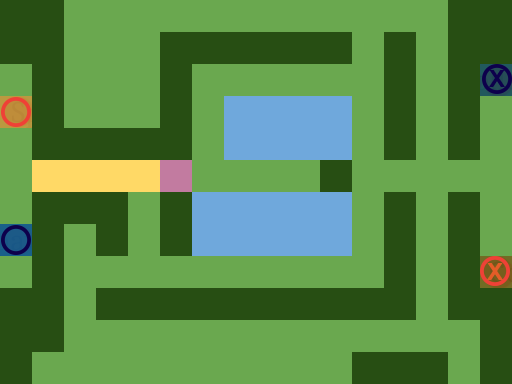

Below is a game level as drawn by its tile map, then a one-line description and the .tmx file that defines it, in full:
An orthogonal 16x12 tile map with 32x32 px tiles, 3 tile layers (Ground, Obstacles, Objects), 1 hidden layer not drawn.

<map version="1.0" orientation="orthogonal" renderorder="right-down" width="16" height="12" tilewidth="32" tileheight="32" nextobjectid="1">
 <tileset firstgid="1" name="TilesetPlaceholder" tilewidth="32" tileheight="32" tilecount="240" columns="10">
  <image source="../Tileset.png" width="320" height="768" />
 </tileset>
 <layer name="Ground" width="16" height="12">
  <data encoding="csv">
1,1,1,1,1,1,1,1,1,1,1,1,1,1,1,1,
1,1,1,1,1,1,1,1,1,1,1,1,1,1,1,1,
1,1,1,1,1,1,1,1,1,1,1,1,1,1,1,1,
1,1,1,1,1,1,1,5,5,5,5,1,1,1,1,1,
1,1,1,1,1,1,1,5,5,5,5,1,1,1,1,1,
1,2,2,2,2,3,1,1,1,1,1,1,1,1,1,1,
1,1,1,1,1,1,5,5,5,5,5,1,1,1,1,1,
1,1,1,1,1,1,5,5,5,5,5,1,1,1,1,1,
1,1,1,1,1,1,1,1,1,1,1,1,1,1,1,1,
1,1,1,1,1,1,1,1,1,1,1,1,1,1,1,1,
1,1,1,1,1,1,1,1,1,1,1,1,1,1,1,1,
1,1,1,1,1,1,1,1,1,1,1,1,1,1,1,1
</data>
 </layer>
 <layer name="Obstacles" width="16" height="12">
  <data encoding="csv">
42,42,0,0,0,0,0,0,0,0,0,0,0,0,42,42,
42,42,0,0,0,42,42,42,42,42,42,0,42,0,42,42,
0,42,0,0,0,42,0,0,0,0,0,0,42,0,42,0,
0,42,0,0,0,42,0,0,0,0,0,0,42,0,42,0,
0,42,42,42,42,42,0,0,0,0,0,0,42,0,42,0,
0,0,0,0,0,0,0,0,0,0,42,0,0,0,0,0,
0,42,42,42,0,42,0,0,0,0,0,0,42,0,42,0,
0,42,0,42,0,42,0,0,0,0,0,0,42,0,42,0,
0,42,0,0,0,0,0,0,0,0,0,0,42,0,42,0,
42,42,0,42,42,42,42,42,42,42,42,42,42,0,42,42,
42,42,0,0,0,0,0,0,0,0,0,0,0,0,0,42,
42,0,0,0,0,0,0,0,0,0,0,42,42,42,0,42
</data>
 </layer>
 <layer name="Objects" width="16" height="12">
  <data encoding="csv">
0,0,0,0,0,0,0,0,0,0,0,0,0,0,0,0,
0,0,0,0,0,0,0,0,0,0,0,0,0,0,0,0,
0,0,0,0,0,0,0,0,0,0,0,0,0,0,0,182,
81,0,0,0,0,0,0,0,0,0,0,0,0,0,0,0,
0,0,0,0,0,0,0,0,0,0,0,0,0,0,0,0,
0,0,0,0,0,0,0,0,0,0,0,0,0,0,0,0,
0,0,0,0,0,0,0,0,0,0,0,0,0,0,0,0,
82,0,0,0,0,0,0,0,0,0,0,0,0,0,0,0,
0,0,0,0,0,0,0,0,0,0,0,0,0,0,0,181,
0,0,0,0,0,0,0,0,0,0,0,0,0,0,0,0,
0,0,0,0,0,0,0,0,0,0,0,0,0,0,0,0,
0,0,0,0,0,0,0,0,0,0,0,0,0,0,0,0
</data>
 </layer>
 <layer name="Solution" width="16" height="12" visible="0">
  <data encoding="csv">
0,0,0,0,0,0,0,0,0,0,0,222,222,222,0,0,
0,0,0,0,0,0,0,0,0,0,0,222,0,222,0,0,
0,0,0,0,0,0,221,222,222,222,222,222,0,222,0,232,
0,0,0,0,0,0,221,0,0,0,0,0,0,222,0,232,
0,0,0,0,0,0,221,0,0,0,0,0,0,222,0,232,
0,0,0,0,231,0,221,0,0,0,0,0,0,224,0,224,
0,0,0,0,231,0,0,0,0,0,0,0,0,232,0,222,
0,0,0,0,231,0,0,0,0,0,0,0,0,232,0,222,
0,0,232,232,231,0,0,0,0,0,0,0,0,232,0,222,
0,0,232,0,0,0,0,0,0,0,0,0,0,232,0,0,
0,0,232,232,232,232,232,232,232,232,232,232,232,232,0,0,
0,0,0,0,0,0,0,0,0,0,0,0,0,0,0,0
</data>
 </layer>
</map>
